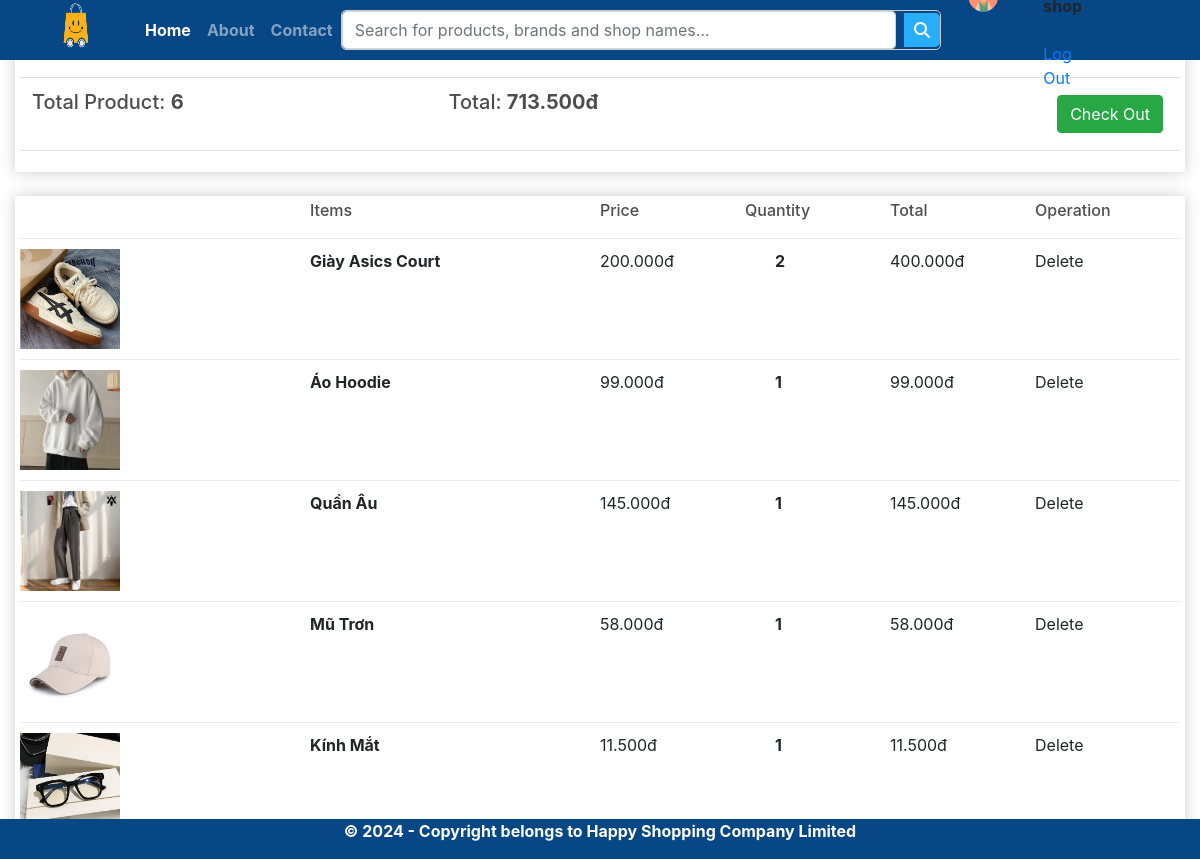
The app's page /cart/ (signed in) with its own data.
### myapp/models.py (models this page shows, shortened)
class Order(models.Model):
    customer = models.ForeignKey(Customer,on_delete=models.SET_NULL,blank=True,null=True)
    date_order = models.DateTimeField(auto_now_add=True)
    complete = models.BooleanField(default=False,null=True,blank=False)
    transaction_id = models.CharField(max_length=200,null=True)
    @property
    def get_cart_items(self):
        orderitems = self.orderitem_set.all()
        total = sum([item.quantity for item in orderitems])
        return total
    @property
    def get_cart_total(self):
        orderitems = self.orderitem_set.all()
        total = sum([item.get_total for item in orderitems])
        return total

class OrderItem(models.Model):
    product = models.ForeignKey(Product,on_delete=models.SET_NULL,blank=True,null=True)
    order = models.ForeignKey(Order,on_delete=models.SET_NULL,blank=True,null=True)
    quantity = models.IntegerField(default=0,null=True,blank=True)
    date_added = models.DateTimeField(auto_now_add=True)
    @property
    def get_total(self):
        total = self.product.price * self.quantity
        return total

class Product(models.Model):
    name = models.CharField(max_length=200,null=True)
    price = models.FloatField()
    digital = models.BooleanField(default=False,null=True,blank=False)
    image = models.ImageField(null=True,blank=True)
    detail = models.TextField(null=True,blank=True)
    @property
    def ImageURL(self):
        try:
            url = self.image.url
        except:
            url = ''
        return url

### myapp/views.py (the view)
# urls.py: path('cart/', views.cart, name="cart"),
def cart(request):
    if request.user.is_authenticated:
        customer = request.user.customer
        order,created = Order.objects.get_or_create(customer = customer,complete = False)
        items = order.orderitem_set.all()
        user_not_login = "hidden"
        user_login = "show"
    else:
        items =[]
        order = {'get_cart_items':0,'get_cart_total':0}
        user_not_login = "show"
        user_login = "hidden"
    context= {'items': items, 'order': order, 'user_not_login': user_not_login, 'user_login': user_login}
    return render(request, 'app/cart.html', context)

### myapp/templates/app/cart.html (shortened to what this page needs)
{% extends 'app/base.html' %}
{% load static %}
{% block cart_content %}
<div class="container-fluid">
<div class="row">
	<div class="col-lg-12" style="width: 100%">
		<div class="box-element">
			<a  class="btn btn-outline-dark" href="{% url 'home' %}">&#x2190; Continue shopping</a>
			<br>
			<br>
			<table class="table">
				<tr>
					<th><h5>Total Product: <strong>{{order.get_cart_items}}</strong></h5></th>
					<th><h5>Total: <strong>{{order.get_cart_total}}00đ</strong></h5></th>
					<th>
						<a style="float:right; margin:5px;" class="btn btn-success" href="{% url 'checkout' %}">Check Out</a>
					</th>
				</tr>
			</table>
		</div>
		<br>
		<div class="box-element">
			<div class="cart-row">
				<div style="flex:2"></div>
				<div style="flex:2"><strong><h6>Items</h6></strong></div>
				<div style="flex:1"><strong><h6>Price</h6></strong></div>
				<div style="flex:1"><strong><h6>Quantity</h6></strong></div>
				<div style="flex:1"><strong><h6>Total</h6></strong></div>
				<div style="flex:1"><strong><h6>Operation</h6></strong></div>
			</div>
			{% for item in order.orderitem_set.all %}
			<div class="cart-row">
				<div style="flex:2"><img class="row-image" src="{{item.product.ImageURL}}"></div>
				<div style="flex:2"><strong><p>{{item.product.name}}</p></strong></div>
				<div style="flex:1"><p>{{item.product.price}}00đ</p></div>
				<div style="flex:1">
					<p class="quantity" style="margin-left: 30px">{{item.quantity}}</p>
				</div>
				<div style="flex:1"><p>{{ item.get_total }}00đ</p>
			</div>
				<div style="flex:1"><p><span>Delete</p></span></div>
			</div>
			{% endfor %}
		</div>
	</div>
</div>
</div>
{% endblock cart_content %}

### myapp/templates/app/base.html (shortened to what this page needs)
{% load static %}
<!DOCTYPE html>
<html lang="en">
  <head>
    <link href="https://cdn.jsdelivr.net/npm/bootstrap@5.3.3/dist/css/bootstrap.min.css" rel="stylesheet"/>
    <link href="{%static 'app/css/style.css' %}" rel="stylesheet" />
    <link href="{%static 'app/css/owl.carousel.min.css' %}" rel="stylesheet" />
    <link href="{%static 'app/css/all.min.css' %}" rel="stylesheet" />
    <link rel="stylesheet" type="text/css" href="{% static 'app/css/main.css' %}"/>
    <link rel="stylesheet" href="https://cdnjs.cloudflare.com/ajax/libs/font-awesome/5.15.4/css/all.min.css">
    <link rel="stylesheet" href="https://stackpath.bootstrapcdn.com/bootstrap/4.3.1/css/bootstrap.min.css">
    <link rel="stylesheet" href="" />
  </head>
  <body>
    <nav class="navbar navbar-expand-lg navbar-dark fixed-top" style="background-color: #074785">
      <div class="container-fluid">
        <a class="navbar-brand" href="{% url 'home' %}">
          <img src=" {%static 'app/images/logo.png' %}" width="90" height="80"/>
        </a>
        <div class="collapse navbar-collapse" id="navbarSupportedContent">
          <ul class="navbar-nav me-auto mb-2 mb-lg-0">
            <li class="nav-item">
              <strong><a class="nav-link active" aria-current="page" href="{% url 'home' %}">Home</a></strong>
            </li>
            <li class="nav-item">
              <strong><a class="nav-link" href="#">About</a></strong>
            </li>
            <li class="nav-item">
              <strong><a class="nav-link" href="#">Contact</a></strong>
            </li>
          </ul>
        </head>
        <body>
        <form class="search-form" role="search" method= POST action = "{% url 'search'%}">
          <input type="search" name="searched" placeholder="Search for products, brands and shop names..." class="form-control me-2" aria-label="Search">
          <button type="submit" class="search-btn"><i class="fas fa-search"></i></button>
        </form>
        </div>
        <ul class="navbar-nav me-auto mb-2 mb-lg-0">
          <li class="nav-item dropdown">
            <a
              class="nav-link dropdown-toggle"
              href="#"
              role="button"
              data-bs-toggle="dropdown"
              aria-expanded="false"
            >
              <img src="{% static 'app/images/user.png' %}" alt="User Avatar" class="user-avatar" width="70" height="40">
            </a>
          </li>
          <div class="form-inline my-2 my-lg-0" style="visibility: {{user_login}}">
            <span><strong> Hello! {{request.user}} </strong></span><br>
            <span><a href="{% url 'logout' %}">Log Out</a></span>
          </div>
            <li class="nav-item">
              <a class="nav-link" href="{% url 'cart' %}">
              </a>
            </li>
        </ul>
      </div>
    </nav>
    {% block cart_content %}{% endblock cart_content %}
    <footer class="container--fluid fixed-bottom text-white text-center" style="background-color: #074785">
      <p><strong>&copy; 2024 - Copyright belongs to Happy Shopping Company Limited</strong></p>
    </footer>
  </body>
</html>

### myapp/static/app/css/main.css (style rules this page uses)
body { background-color: hsl(0, 0%, 98%); }
h1,h2,h3,h4,h5,h6 { color:hsl(0, 0%, 30%); }
.box-element { box-shadow:hsl(0, 0%, 80%) 0 0 16px; background-color: #fff; border-radius: 4px; padding: 5px; }
.col-lg-3, .col-lg-4, .col-lg-6, .col-lg-8, .col-lg-12 { margin-top: 10px; }
.btn { border-radius: 0; }
.row-image { width: 100px; }
.cart-row { display: flex; align-items: flex-stretch; padding-bottom: 10px; margin-bottom: 10px; border-bottom: 1px solid #ececec; }
.quantity { display: inline-block; font-weight: 700; padding-right:10px; }

### myapp/templates/app/base.html (style rules this page uses)
.navbar { position: fixed; width: 100%; z-index: 1000; height: 60px; }
.search-form { display: flex; align-items: center; width: 300px; border: 1px solid #ccc; border-radius: 5px; }
.search-btn { background-color: #29aefd; color: #fff; border: none; padding: 5px 10px; border-radius: 0 5px 5px 0; cursor: pointer; }
.search-form { width: 600px; }
.row { display: flex; justify-content: space-around; }

### records on screen
Order: get_cart_items "6", get_cart_total "713.5"
OrderItem: product.ImageURL (picture), product.name "Giày Asics Court", product.price "200.0", quantity "2", get_total "400.0"
OrderItem: product.ImageURL (picture), product.name "Áo Hoodie", product.price "99.0", quantity "1", get_total "99.0"
OrderItem: product.ImageURL (picture), product.name "Quần Âu", product.price "145.0", quantity "1", get_total "145.0"
OrderItem: product.ImageURL (picture), product.name "Mũ Trơn", product.price "58.0", quantity "1", get_total "58.0"
OrderItem: product.ImageURL (picture), product.name "Kính Mắt", product.price "11.5", quantity "1", get_total "11.5"
